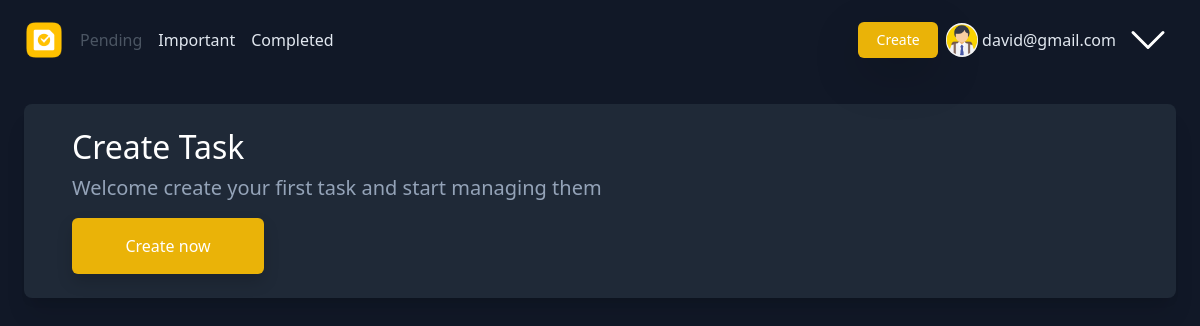
Page / (signed in) on the earlier database version.
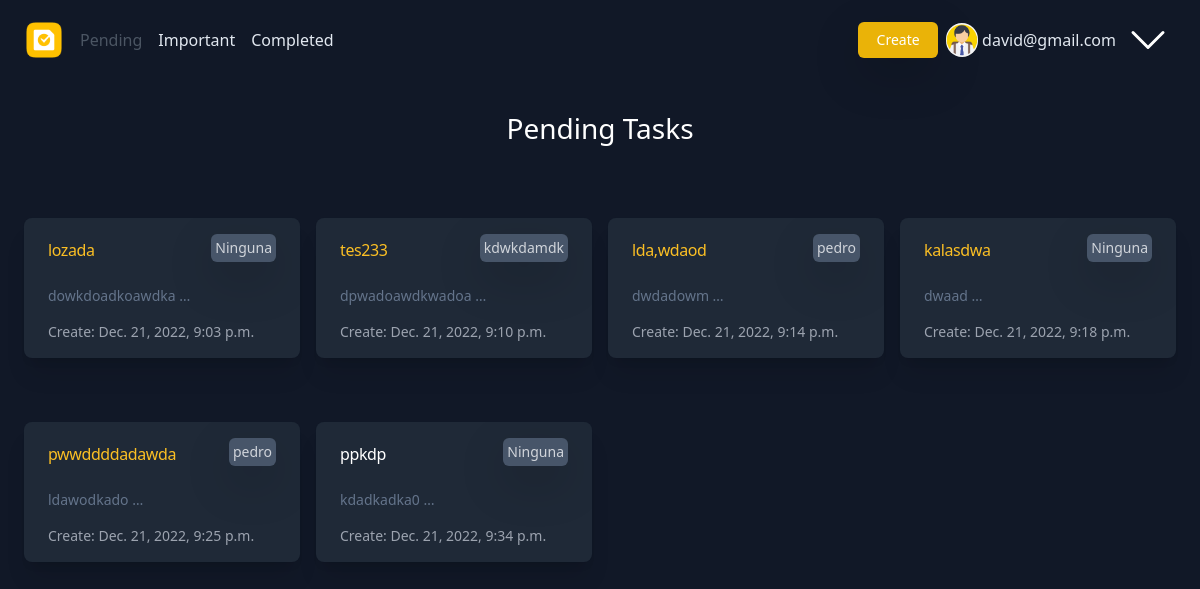
Same page on the later database version.
### djangocrud/models.py (models this page shows, shortened)
class CreateTask(models.Model):
    user=models.ForeignKey(User, on_delete=models.CASCADE, related_name="tasks")
    title = models.CharField(max_length=100)
    description = models.TextField(blank=True)
    categories = models.ForeignKey(Categories, on_delete=models.CASCADE, null=True, blank=True)
    important = models.BooleanField(default=False)
    timestamp = models.DateTimeField(auto_now_add=True)
    datecompleted = models.DateTimeField(null=True, blank=True)
    finished = models.BooleanField(default=False)

class Categories(models.Model):
    user=models.ForeignKey(User, on_delete=models.CASCADE, related_name='categories', null=True, blank=True)
    name = models.CharField(max_length=100)
    def __str__(self):
        return self.name

### djangocrud/views.py (the view, shortened to what this page needs)
# urls.py: path('', Home.as_view(), name='home'),
class Home(View):
    def get(self, request, *args, **kwargs):
        if self.request.user.is_authenticated:
            tasks = CreateTask.objects.filter(user=self.request.user , datecompleted=None)
            tasksUser=CreateTask.objects.filter(user=self.request.user)
            if len(tasksUser) == 0:
                status=True
                context = {
                'status': status,
                'title' : "Pending"
                }
                return render(request, 'pages/index.html', context)
            else:
                context = {
                    'tasks' : tasks,
                    'title' : "Pending"
                }
                return render(request, 'pages/index.html', context)
        else:
            return render(request, 'pages/index.html')

### templates/pages/index.html (shortened to what this page needs)
{% extends 'base.html' %}
{% load static %}
{% block navbar %}
{% include 'components/navbar.html' %}
{% endblock navbar %}
{% block content %}
{% if user.is_authenticated %}
{% if status %}
<main class="mx-4">
  <div class="mt-10 shadow-xl rounded-lg bg-gray-800 px-5 py-4 ">
    <h2 class="text-white dark:text-white ">Create Task</h2>
    <p class="text-slate-400 text-xl mt-2 ">Welcome create your first task and start managing them</p>
    <a href="{% url 'create' %}" class="no-underline transition duration-150 ease-in-out block w-48 py-3 px-10 rounded-md shadow bg-yellow-500 text-white sm:text-center textfont-medium hover:bg-yellow-400 focus:outline-none ">
      Create now
    </a>
  </div>
</main>
{% else %}
<div class="mx-4 mt-5">
  <div class="text-center" >
    <h3 class="text-white ">{{title}} Tasks </h3>
  </div>
  <div class="first:mt-12 mt-4 max-w-lg mx-auto lg:grid gap-3  lg:grid-cols-4 lg:max-w-none	">
    {% for task in tasks%}
    <a href="{% url 'detail' task.id %}" class="transition duration-500 ease-in-out transform hover:-translate-y-1  no-underline ">
      <div class=" bg-gray-800	ring-1 ring-slate-900/5 mt-5 shadow-xl lg:flex flex-col rounded-lg overflow-hidden px-6 py-3 	 sm:grow w-100">
        <div>
          <div class="flex justify-between">
            {% if task.important %}
            <h3 class="text-amber-400	 dark:text-amber mt-1 text-base font-medium tracking-tight">{{task.title | truncatechars:15 }}</h3>
            {% else %}
            <h3 class="text-white dark:text-white mt-1 text-base font-medium tracking-tight">{{task.title | truncatechars:15}}</h3>
            {% endif %}
            <p class="text-gray-300	text-right shadow-lg  p-1 text-sm bg-slate-600	rounded"> {% if task.categories == None %}Ninguna {% else %}{{task.categories}}{% endif %} </p>
          </div>
          <p class="text-slate-500 dark:text-slate-400 mt-2 text-sm">
            {{task.description | truncatechars:20}}
          </p>
          <div class="flex flex-between text-sm text-gray-400">
            {% if task.finished %}
            <span>
              Finished:
              {{task.datecompleted}}
            </span>
            {% else %}
            <span>
              Create:
              {{task.timestamp}}
            </span>
            {% endif %}
          </div>
        </div>
      </div>
    </a>
      {% endfor %}
  </div>
</div>
{% endif %}
{% endif %}
{% endblock content %}

### templates/base.html (shortened to what this page needs)
{% load tailwind_tags %}
{% load static %}
<html lang="en">
<head>
    {% tailwind_css %}
    <link href="https://cdn.jsdelivr.net/npm/bootstrap@5.2.1/dist/css/bootstrap.min.css" rel="stylesheet">
</head>
<body class="bg-gray-900 py-2">
    {% block navbar %}
    {% endblock navbar %}
    {% block content %}
    {% endblock content %}
</body>
</html>

### templates/components/navbar.html (shortened to what this page needs)
{% load static %}
{% url 'home' as pending %}
{% url 'important' as important %}
{% url 'finished' as finished %}
 <div class="relative mt-2">
        <nav>
            <div class=" relative flex items-center justify-between spx-4 sm:px-6" >
                <a href="{% url 'home' %}">
                <img class="h-10 w-10 mr-2 " src={% static 'logo.png' %} alt="Task">
                </a>
                <div class="lg:visible sm:invisible flex items-center flex-1">
                {% if user.is_authenticated %}
                    <a href="{% url 'home' %}" class=" p-2 no-underline focus:bg-yello-500 {% if request.path == pending %} no-underline text-base font-medium text-gray-600{% else %} text-base font-medium text-slate-200 hover:text-gray-600 {% endif %}">
                        Pending
                    </a>
                    <a href="{% url 'important' %}" class="p-2 no-underline{% if request.path == important%} no-underline text-base font-medium text-gray-600 {% else %} text-base font-medium text-slate-200	 hover:text-gray-600 {% endif %}">
                        Important
                    </a>
                    <a href="{% url 'finished' %}" class="p-2 no-underline{% if request.path == finished %} no-underline  text-base font-medium text-gray-600{% else %} text-base font-medium text-slate-200 hover:text-gray-600 {% endif %}">
                        Completed
                    </a>
                {% endif %}
            </div>
            {% if user.is_authenticated %}
                <a href="{% url 'create' %}" class="no-underline w-20 flex justify-center py-2 px-3 rounded  text-sm font-medium text-white bg-yellow-500 shadow-lg shadow-yellow-400/50   hover:bg-yellow-400 sm:mr-2">
                        Create
                </a>
                <div x-data="{ open: false }">
                        <button @click="open = true" @click.outside="open = false"  class=" flex justify-end items-center text-decoration-none " >
                            <div class="flex justify-end items-center ">
                                <img src="{% static 'img-user.png' %}" alt="mdo" width="32" height="32" class="m-1 rounded-full mx-auto ">
                                <span class="lg:visible  flex text-slate-200 m-1 sm:m-0 ">{{user.username | truncatechars:15}}</span>
                                <svg xmlns="http://www.w3.org/2000/svg" fill="none" viewBox="0 0 24 24" stroke-width="1.5" stroke="white" class="w-6 h-6 sm:w-14 sm:h-12">
                                    <path stroke-linecap="round" stroke-linejoin="round" d="M19.5 8.25l-7.5 7.5-7.5-7.5" />
                                </svg>
                            </div>
                        </button>
                      </div>
                    </div>
                </div>
            {% endif %}
<div>

Differences in the rows shown:
added CreateTask: title "lozada", shows "Ninguna", description "dowkdoadkoawdka …", timestamp "Dec. 21, 2022, 9:03 p.m."
added CreateTask: title "tes233", categories "kdwkdamdk", description "dpwadoawdkwadoa …", timestamp "Dec. 21, 2022, 9:10 p.m."
added CreateTask: title "lda,wdaod", categories "pedro", description "dwdadowm …", timestamp "Dec. 21, 2022, 9:14 p.m."
added CreateTask: title "kalasdwa", shows "Ninguna", description "dwaad …", timestamp "Dec. 21, 2022, 9:18 p.m."
added CreateTask: title "pwwddddadawda", categories "pedro", description "ldawodkado …", timestamp "Dec. 21, 2022, 9:25 p.m."
added CreateTask: title "ppkdp", shows "Ninguna", description "kdadkadka0 …", timestamp "Dec. 21, 2022, 9:34 p.m."
Other differences:
{{ title }}: (not shown) → "Pending"
text no longer shown: "Create Task Welcome create your first task and start managing them Create now"
text now shown: "Tasks"
